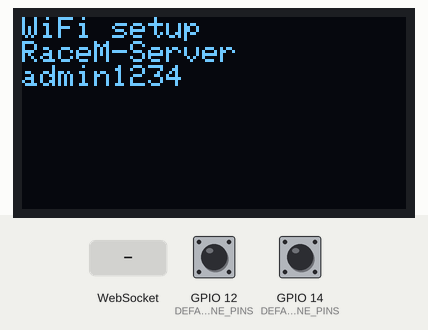
Simulated run of this program. Board: ESP8266 (NodeMCU). On the bench: 128×64 one-colour display. The test bench sets the inputs (shaded band); at power-on: GPIO 12 (DEFAULT_LANE_PINS) HIGH, GPIO 14 (DEFAULT_LANE_PINS) HIGH. WiFi joins after 1.5 s; servers stay silent unless stated; what the program prints to the serial monitor is not drawn.

Above: at 0.2 s.
At 2.9 s:
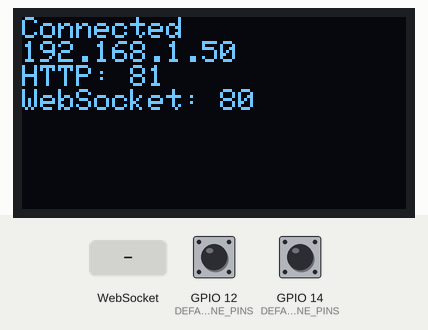
3.0 s: GPIO 12 (DEFAULT_LANE_PINS) pulled LOW for 0.15 s
4.6 s: WebSocket text "Ping" received
Timing chart, 0 to 7.6 s (numbered marks = the images above; inputs shaded):
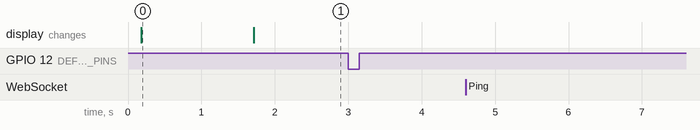

Measured:
- after the input at 3.0 s, every drawn part: stays the same
- after the input at 4.6 s, every drawn part: stays the same
- what the display in image 0 shows lasts 1.5 s, from 0.2 s to 1.7 s

The program:

main.cpp
```cpp
#if defined(ESP8266)
#include <ESP8266WiFi.h>
#include <ESPAsyncTCP.h>
#elif defined(ESP32)
#include <WiFi.h>
#include <AsyncTCP.h>
#endif

#include <ArduinoJson.h>
#include <ESPAsyncWebServer.h>
#include <WebSocketsServer.h>
#include <WiFiManager.h>

#include <Adafruit_GFX.h>
#include <Adafruit_SSD1306.h>
#include <Wire.h>

#define SCREEN_WIDTH 128
#define SCREEN_HEIGHT 64
#define OLED_RESET -1
#define SCREEN_ADDRESS 0x3C

#if defined(ESP8266)
const uint8_t OLED_SDA_PIN = 4;   // D2
const uint8_t OLED_SCL_PIN = 5;   // D1
const uint8_t DEFAULT_LANE_PINS[] = {14, 12}; // D5, D6
#else
const uint8_t OLED_SDA_PIN = 21;
const uint8_t OLED_SCL_PIN = 22;
const uint8_t DEFAULT_LANE_PINS[] = {25, 26};
#endif

const uint8_t LANE_COUNT = sizeof(DEFAULT_LANE_PINS) / sizeof(DEFAULT_LANE_PINS[0]);
const char *AP_NAME = "RaceM-Server";
const char *AP_PASSWORD = "admin1234";
const unsigned long HEARTBEAT_MS = 1000;
const unsigned long SENSOR_DEBOUNCE_MS = 35;

struct LaneState {
  uint8_t pin;
  bool active;
  bool lastRawActive;
  unsigned long changedAt;
};

Adafruit_SSD1306 display(SCREEN_WIDTH, SCREEN_HEIGHT, &Wire, OLED_RESET);
AsyncWebServer httpServer(81);
WebSocketsServer webSocket(80, "*");
WiFiManager wifiManager;

LaneState lanes[LANE_COUNT];
bool displayReady = false;
unsigned long lastHeartbeatAt = 0;
int threshold = 100;

const char *htmlPage = R"rawliteral(
<!doctype html>
<html lang="en">
<head>
  <meta charset="utf-8">
  <meta name="viewport" content="width=device-width, initial-scale=1">
  <title>Race Manager Sensor</title>
  <style>
    body { font-family: system-ui, sans-serif; margin: 2rem; line-height: 1.4; }
    code, pre { background: #f1f5f9; border-radius: .4rem; padding: .2rem .4rem; }
    .ok { color: #047857; font-weight: 700; }
  </style>
</head>
<body>
  <h1>Race Manager Sensor</h1>
  <p class="ok">Sensor bridge is running.</p>
  <p>Use this WebSocket URL in the app:</p>
  <pre id="url"></pre>
  <p>Messages are shown below for quick testing.</p>
  <pre id="messages"></pre>
  <script>
    const url = `ws://${location.hostname}:80`;
    document.getElementById("url").textContent = url;
    const messages = document.getElementById("messages");
    const ws = new WebSocket(url);
    ws.onopen = () => ws.send("Ping");
    ws.onmessage = (event) => messages.textContent = `${event.data}\n${messages.textContent}`.slice(0, 3000);
  </script>
</body>
</html>
)rawliteral";

void setupDisplay();
void drawStatus(const char *line1, const char *line2 = "", const char *line3 = "", const char *line4 = "");
void setupWifi();
void setupHttpServer();
void setupWebSocket();
void setupSensors();
void webSocketEvent(uint8_t num, WStype_t type, uint8_t *payload, size_t length);
void handleWebSocketMessage(uint8_t num, uint8_t *payload, size_t length);
void broadcastSensorState(const char *eventType);
void pollSensors();
bool readLaneActive(uint8_t pin);

void setup() {
  Serial.begin(115200);
  delay(100);

  setupDisplay();
  setupSensors();
  setupWifi();
  setupHttpServer();
  setupWebSocket();
  broadcastSensorState("boot");
}

void loop() {
  webSocket.loop();
  pollSensors();

  const unsigned long now = millis();
  if (now - lastHeartbeatAt >= HEARTBEAT_MS) {
    lastHeartbeatAt = now;
    broadcastSensorState("heartbeat");
  }
}

void setupDisplay() {
  Wire.begin(OLED_SDA_PIN, OLED_SCL_PIN);
  displayReady = display.begin(SSD1306_SWITCHCAPVCC, SCREEN_ADDRESS);
  if (!displayReady) {
    Serial.println(F("OLED not found; continuing without display."));
    return;
  }

  display.setTextColor(SSD1306_WHITE);
  display.setTextSize(1);
  drawStatus("Race Manager", "Starting sensor");
}

void drawStatus(const char *line1, const char *line2, const char *line3, const char *line4) {
  if (!displayReady) {
    return;
  }

  display.clearDisplay();
  display.setCursor(0, 0);
  display.println(line1);
  display.println(line2);
  display.println(line3);
  display.println(line4);
  display.display();
}

void setupSensors() {
  for (uint8_t i = 0; i < LANE_COUNT; i++) {
    lanes[i] = {DEFAULT_LANE_PINS[i], false, false, 0};
    pinMode(lanes[i].pin, INPUT_PULLUP);
  }
}

void setupWifi() {
  WiFi.mode(WIFI_AP_STA);
  wifiManager.setConfigPortalTimeout(180);
  wifiManager.setBreakAfterConfig(true);
  drawStatus("WiFi setup", AP_NAME, AP_PASSWORD);

  if (!wifiManager.autoConnect(AP_NAME, AP_PASSWORD)) {
    Serial.println(F("WiFi setup failed. Restarting."));
    delay(1000);
    ESP.restart();
  }

  Serial.print(F("IP address: "));
  Serial.println(WiFi.localIP());
  drawStatus("Connected", WiFi.localIP().toString().c_str(), "HTTP: 81", "WebSocket: 80");
}

void setupHttpServer() {
  httpServer.on("/", HTTP_GET, [](AsyncWebServerRequest *request) {
    request->send_P(200, "text/html", htmlPage);
  });
  httpServer.begin();
}

void setupWebSocket() {
  webSocket.begin();
  webSocket.onEvent(webSocketEvent);
  Serial.println(F("WebSocket started on port 80."));
}

void webSocketEvent(uint8_t num, WStype_t type, uint8_t *payload, size_t length) {
  switch (type) {
  case WStype_CONNECTED:
    Serial.printf("[%u] Connected from %s\n", num, webSocket.remoteIP(num).toString().c_str());
    webSocket.sendTXT(num, "{\"type\":\"hello\",\"device\":\"race-manager-sensor\"}");
    broadcastSensorState("connect");
    break;
  case WStype_DISCONNECTED:
    Serial.printf("[%u] Disconnected\n", num);
    break;
  case WStype_TEXT:
    handleWebSocketMessage(num, payload, length);
    break;
  default:
    break;
  }
}

void handleWebSocketMessage(uint8_t num, uint8_t *payload, size_t length) {
  String message;
  message.reserve(length);
  for (size_t i = 0; i < length; i++) {
    message += static_cast<char>(payload[i]);
  }

  if (message == "Ping") {
    webSocket.sendTXT(num, "Pong");
    return;
  }

  StaticJsonDocument<192> doc;
  DeserializationError error = deserializeJson(doc, message);
  if (error) {
    Serial.print(F("Invalid config JSON: "));
    Serial.println(error.f_str());
    return;
  }

  if (doc["threshold"].is<int>()) {
    threshold = doc["threshold"].as<int>();
    Serial.printf("Threshold set to %d\n", threshold);
  }
}

void pollSensors() {
  const unsigned long now = millis();
  bool changed = false;

  for (uint8_t i = 0; i < LANE_COUNT; i++) {
    const bool rawActive = readLaneActive(lanes[i].pin);
    if (rawActive != lanes[i].lastRawActive) {
      lanes[i].lastRawActive = rawActive;
      lanes[i].changedAt = now;
    }

    if (rawActive != lanes[i].active && now - lanes[i].changedAt >= SENSOR_DEBOUNCE_MS) {
      lanes[i].active = rawActive;
      changed = true;
      Serial.printf("Lane %u %s at %lu\n", i + 1, rawActive ? "active" : "clear", now);
    }
  }

  if (changed) {
    broadcastSensorState("change");
  }
}

bool readLaneActive(uint8_t pin) {
  return digitalRead(pin) == LOW;
}

void broadcastSensorState(const char *eventType) {
  StaticJsonDocument<256> doc;
  doc["type"] = eventType;
  doc["millis"] = millis();
  JsonArray slotStatus = doc.createNestedArray("slot_status");
  JsonArray raw = doc.createNestedArray("raw");

  for (uint8_t i = 0; i < LANE_COUNT; i++) {
    slotStatus.add(lanes[i].active);
    raw.add(digitalRead(lanes[i].pin));
  }

  String payload;
  serializeJson(doc, payload);
  webSocket.broadcastTXT(payload);
}
```
